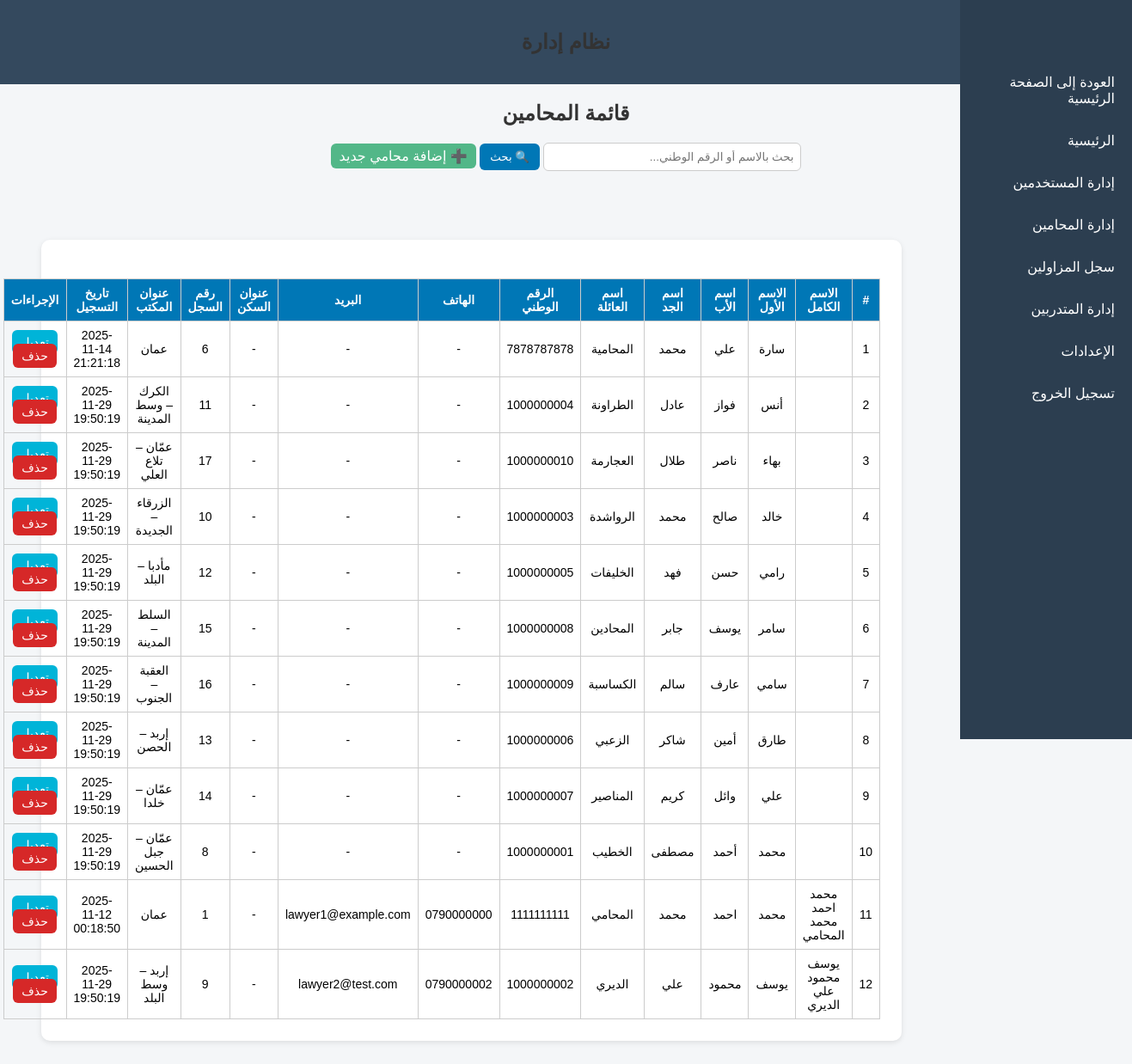
/admin/lawyers/syndicate_lawyers.php (signed in), run on the app's committed database.
### tables this page shows
CREATE TABLE `lawyers_syndicate` (
  `syndicate_id` int(11) NOT NULL,
  `lawyer_name` varchar(200) NOT NULL,
  `national_id` varchar(30) NOT NULL,
  `office_address` varchar(255) DEFAULT NULL,
  `phone` varchar(30) DEFAULT NULL,
  `email` varchar(150) DEFAULT NULL,
  `notes` text DEFAULT NULL,
  `created_at` datetime NOT NULL DEFAULT current_timestamp(),
  `full_name` varchar(200) DEFAULT NULL,
  `first_name` varchar(100) DEFAULT NULL,
  `father_name` varchar(100) DEFAULT NULL,
  `grandfather_name` varchar(100) DEFAULT NULL,
  `family_name` varchar(100) DEFAULT NULL,
  `highschool_certificate` enum('نعم','لا') DEFAULT 'لا',
  `university_degree` enum('بكالوريوس','ماجستير','دكتوراه') DEFAULT NULL,
  `no_conviction_doc` varchar(255) DEFAULT NULL,
  `good_conduct_doc` varchar(255) DEFAULT NULL,
  `social_security` enum('نعم','لا') DEFAULT 'لا',
  `social_security_number` varchar(100) DEFAULT NULL
);

CREATE TABLE `users` (
  `user_id` int(11) NOT NULL,
  `full_name` varchar(200) NOT NULL,
  `national_id` varchar(30) NOT NULL,
  `phone` varchar(30) DEFAULT NULL,
  `email` varchar(150) DEFAULT NULL,
  `address` varchar(255) DEFAULT NULL,
  `password` varchar(255) NOT NULL,
  `role` enum('trainee','lawyer','admin','syndicate_admin') NOT NULL DEFAULT 'trainee',
  `created_at` datetime NOT NULL DEFAULT current_timestamp(),
  `updated_at` datetime NOT NULL DEFAULT current_timestamp() ON UPDATE current_timestamp()
);

### admin/lawyers/syndicate_lawyers.php (the view, shortened to what this page needs)
<?php
include("../includes/header.php");
$search = isset($_GET['search']) ? trim($_GET['search']) : '';
$query = "
    SELECT lm.*, u.full_name, u.national_id AS user_national_id, u.phone, u.email
    FROM lawyers_syndicate lm
    LEFT JOIN lawyers l ON lm.syndicate_id = l.syndicate_id
    LEFT JOIN users u ON l.user_id = u.user_id
";
$query .= " ORDER BY lm.lawyer_name ASC";
$stmt = $pdo->prepare($query);
if ($search) {
    $stmt->execute([":s" => "%$search%"]);
} else {
    $stmt->execute();
}
$lawyers = $stmt->fetchAll(PDO::FETCH_ASSOC);
?>
<!DOCTYPE html>
<html lang="ar" dir="rtl">
<head>
<link rel="stylesheet" href="../../assets/css/admin.css">
</head>
<body>
<h2>قائمة المحامين</h2>
<form method="GET">
    <input type="text" name="search" placeholder="بحث بالاسم أو الرقم الوطني..." value="<?= htmlspecialchars($search) ?>">
    <button type="submit">🔍 بحث</button>
    <a href="add_syndicate_lawyer.php" class="btn" style="background:#52b788;">➕ إضافة محامي جديد</a>
</form>
<div class="admin-container">
<?php include("../includes/sidebar.php"); ?>
<div class="container">
<?php if ($lawyers): ?>
<table>
<thead>
<tr>
    <th>#</th>
    <th>الاسم الكامل</th>
    <th>الاسم الأول</th>
    <th>اسم الأب</th>
    <th>اسم الجد</th>
    <th>اسم العائلة</th>
    <th>الرقم الوطني</th>
    <th>الهاتف</th>
    <th>البريد</th>
    <th>عنوان السكن</th>
    <th>رقم السجل</th>
    <th>عنوان المكتب</th>
    <th>تاريخ التسجيل</th>
    <th>الإجراءات</th>
</tr>
</thead>
<tbody>
<?php foreach ($lawyers as $i => $l): ?>
<tr>
    <td><?= $i+1 ?></td>
    <td><?= htmlspecialchars($l['full_name'] ?? $l['full_name']) ?></td>
    <td><?= htmlspecialchars($l['first_name'] ?? '-') ?></td>
    <td><?= htmlspecialchars($l['father_name'] ?? '-') ?></td>
    <td><?= htmlspecialchars($l['grandfather_name'] ?? '-') ?></td>
    <td><?= htmlspecialchars($l['family_name'] ?? '-') ?></td>
    <td><?= htmlspecialchars($l['national_id'] ?? $l['user_national_id']) ?></td>
    <td><?= htmlspecialchars($l['phone'] ?? '-') ?></td>
    <td><?= htmlspecialchars($l['email'] ?? '-') ?></td>
    <td><?= htmlspecialchars($l['home_address'] ?? '-') ?></td>
    <td><?= htmlspecialchars($l['syndicate_id']) ?></td>
    <td><?= htmlspecialchars($l['office_address'] ?? '-') ?></td>
    <td><?= htmlspecialchars($l['created_at'] ?? '-') ?></td>
    <td>
        <a href="edit_syndicate_lawyer.php?id=<?= $l['syndicate_id'] ?>" class="btn edit-btn">تعديل</a>
        <a href="delete_syndicate_lawyer.php?id=<?= $l['syndicate_id'] ?>" class="btn delete-btn" onclick="return confirm('هل أنت متأكد من حذف هذا المحامي؟')">حذف</a>
    </td>
</tr>
<?php endforeach; ?>
</tbody>
</table>
<?php else: ?>
<p class="no-data">لا توجد بيانات مطابقة لبحثك.</p>
<?php endif; ?>
</div>
</div>
</body>
</html>

### assets/css/admin.css (style rules this page uses)
body { font-family: "Cairo", sans-serif; background-color: #f4f6f8; direction: rtl; margin: 0; padding: 0; }
.admin-container { margin-right: 220px; padding: 20px; }
.container { width: 90%; margin: 40px auto; background: #fff; padding: 25px; border-radius: 10px; box-shadow: 0 2px 6px rgba(0,0,0,0.1); }
h2 { text-align: center; margin-bottom: 20px; color: #333; }
form { text-align: center; margin-bottom: 20px; }
input[type="text"] { padding: 8px; width: 300px; border-radius: 6px; border: 1px solid #ccc; }
button { padding: 8px 12px; background-color: #0077b6; color: #fff; border: none; border-radius: 6px; cursor: pointer; }
table { width: 100%; border-collapse: collapse; margin-top: 15px; }
th, td { padding: 10px; text-align: center; border-bottom: 1px solid #ddd; }
th { background-color: #0077b6; color: white; }

### admin/lawyers/syndicate_lawyers.php (style rules this page uses)
table { width:100%; border-collapse:collapse; margin-top:20px; font-size:14px; }
th, td { padding:8px; border:1px solid #ccc; text-align:center; }
th { background:#0077b6; color:white; }
.btn { padding:6px 10px; border-radius:6px; color:white; text-decoration:none; }
.edit-btn { background:#00b4d8; }
.delete-btn { background:#d62828; }

### data on the page
lawyers_syndicate: first_name "سارة", father_name "علي", grandfather_name "محمد", family_name "المحامية", national "7878787878", phone "-", email "-", home_address "-", syndicate_id "6", office_address "عمان", created_at "2025-11-14 21:21:18"
lawyers_syndicate: first_name "أنس", father_name "فواز", grandfather_name "عادل", family_name "الطراونة", national "1000000004", phone "-", email "-", home_address "-", syndicate_id "11", office_address "الكرك – وسط المدينة", created_at "2025-11-29 19:50:19"
lawyers_syndicate: first_name "بهاء", father_name "ناصر", grandfather_name "طلال", family_name "العجارمة", national "1000000010", phone "-", email "-", home_address "-", syndicate_id "17", office_address "عمّان – تلاع العلي", created_at "2025-11-29 19:50:19"
lawyers_syndicate: first_name "خالد", father_name "صالح", grandfather_name "محمد", family_name "الرواشدة", national "1000000003", phone "-", email "-", home_address "-", syndicate_id "10", office_address "الزرقاء – الجديدة", created_at "2025-11-29 19:50:19"
lawyers_syndicate: first_name "رامي", father_name "حسن", grandfather_name "فهد", family_name "الخليفات", national "1000000005", phone "-", email "-", home_address "-", syndicate_id "12", office_address "مأدبا – البلد", created_at "2025-11-29 19:50:19"
lawyers_syndicate: first_name "سامر", father_name "يوسف", grandfather_name "جابر", family_name "المحادين", national "1000000008", phone "-", email "-", home_address "-", syndicate_id "15", office_address "السلط – المدينة", created_at "2025-11-29 19:50:19"
lawyers_syndicate: first_name "سامي", father_name "عارف", grandfather_name "سالم", family_name "الكساسبة", national "1000000009", phone "-", email "-", home_address "-", syndicate_id "16", office_address "العقبة – الجنوب", created_at "2025-11-29 19:50:19"
lawyers_syndicate: first_name "طارق", father_name "أمين", grandfather_name "شاكر", family_name "الزعبي", national "1000000006", phone "-", email "-", home_address "-", syndicate_id "13", office_address "إربد – الحصن", created_at "2025-11-29 19:50:19"
lawyers_syndicate: first_name "علي", father_name "وائل", grandfather_name "كريم", family_name "المناصير", national "1000000007", phone "-", email "-", home_address "-", syndicate_id "14", office_address "عمّان – خلدا", created_at "2025-11-29 19:50:19"
lawyers_syndicate: first_name "محمد", father_name "أحمد", grandfather_name "مصطفى", family_name "الخطيب", national "1000000001", phone "-", email "-", home_address "-", syndicate_id "8", office_address "عمّان – جبل الحسين", created_at "2025-11-29 19:50:19"
lawyers_syndicate: users.full_name "محمد احمد محمد المحامي", first_name "محمد", father_name "احمد", grandfather_name "محمد", family_name "المحامي", national "1111111111", users.phone "0790000000", users.email "lawyer1@example.com", home_address "-", syndicate_id "1", office_address "عمان", created_at "2025-11-12 00:18:50"
lawyers_syndicate: users.full_name "يوسف محمود علي الديري", first_name "يوسف", father_name "محمود", grandfather_name "علي", family_name "الديري", national "1000000002", users.phone "0790000002", users.email "lawyer2@test.com", home_address "-", syndicate_id "9", office_address "إربد – وسط البلد", created_at "2025-11-29 19:50:19"
